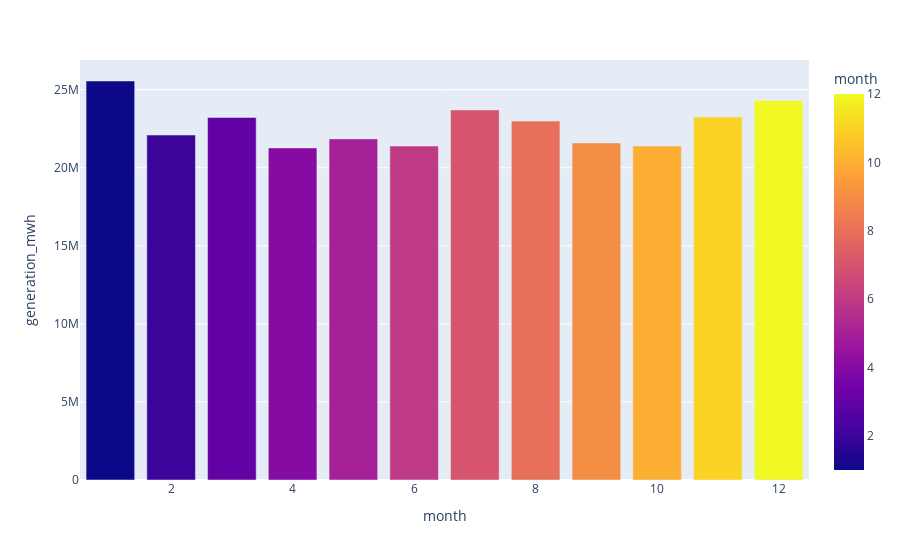

Source (notebook cell):
### Markdown cell above
### Data visualization

### Code cell
px.bar(data_frame=res, x='month', y='generation_mwh', color='month')

### Figure 1 — Plotly figure (JSON) as saved in the notebook; plotly's stock layout.template omitted (floating-point values rounded to 4 significant figures)
{"data": [{"alignmentgroup": "True", "hovertemplate": "month=%{marker.color}<br>generation_mwh=%{y}<extra></extra>", "legendgroup": "", "marker": {"color": [1, 2, 3, 4, 5, 6, 7, 8, 9, 10, 11, 12], "coloraxis": "coloraxis", "pattern": {"shape": ""}}, "name": "", "offsetgroup": "", "orientation": "v", "showlegend": false, "textposition": "auto", "type": "bar", "x": [1, 2, 3, 4, 5, 6, 7, 8, 9, 10, 11, 12], "xaxis": "x", "y": [25560000.0, 22090000.0, 23220000.0, 21270000.0, 21850000.0, 21390000.0, 23700000.0, 22990000.0, 21590000.0, 21390000.0, 23250000.0, 24300000.0], "yaxis": "y"}], "layout": {"autosize": true, "barmode": "relative", "coloraxis": {"colorbar": {"title": {"text": "month"}}, "colorscale": [[0, "#0d0887"], [0.1111, "#46039f"], [0.2222, "#7201a8"], [0.3333, "#9c179e"], [0.4444, "#bd3786"], [0.5556, "#d8576b"], [0.6667, "#ed7953"], [0.7778, "#fb9f3a"], [0.8889, "#fdca26"], [1, "#f0f921"]]}, "legend": {"tracegroupgap": 0}, "margin": {"t": 60}, "xaxis": {"anchor": "y", "autorange": true, "domain": [0, 1], "range": [0.5, 12.5], "title": {"text": "month"}, "type": "linear"}, "yaxis": {"anchor": "x", "autorange": true, "domain": [0, 1], "range": [0, 26900000.0], "title": {"text": "generation_mwh"}, "type": "linear"}}}
